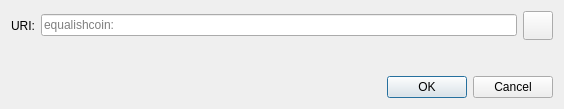
<?xml version="1.0" encoding="UTF-8"?>
<ui version="4.0">
 <class>OpenURIDialog</class>
 <widget class="QDialog" name="OpenURIDialog">
  <property name="geometry">
   <rect>
    <x>0</x>
    <y>0</y>
    <width>564</width>
    <height>109</height>
   </rect>
  </property>
  <property name="windowTitle">
    <string>Open equalishcoin URI</string>
  </property>
  <layout class="QVBoxLayout" name="verticalLayout">
   <item>
    <layout class="QHBoxLayout" name="horizontalLayout">
     <item>
      <widget class="QLabel" name="label">
       <property name="text">
        <string>URI:</string>
       </property>
      </widget>
     </item>
     <item>
      <widget class="QValidatedLineEdit" name="uriEdit">
       <property name="placeholderText">
        <string notr="true">equalishcoin:</string>
       </property>
      </widget>
     </item>
     <item>
      <widget class="QToolButton" name="pasteButton">
       <property name="toolTip">
        <string extracomment="Tooltip text for button that allows you to paste an address that is in your clipboard.">Paste address from clipboard</string>
       </property>
       <property name="text">
        <string/>
       </property>
       <property name="icon">
        <iconset resource="../bitcoin.qrc">
         <normaloff>:/icons/editpaste</normaloff>:/icons/editpaste
        </iconset>
       </property>
       <property name="iconSize">
        <size>
         <width>22</width>
         <height>22</height>
        </size>
       </property>
      </widget>
     </item>
    </layout>
   </item>
   <item>
    <spacer name="verticalSpacer">
     <property name="orientation">
      <enum>Qt::Vertical</enum>
     </property>
     <property name="sizeHint" stdset="0">
      <size>
       <width>20</width>
       <height>40</height>
      </size>
     </property>
    </spacer>
   </item>
   <item>
    <widget class="QDialogButtonBox" name="buttonBox">
     <property name="orientation">
      <enum>Qt::Horizontal</enum>
     </property>
     <property name="standardButtons">
      <set>QDialogButtonBox::Cancel|QDialogButtonBox::Ok</set>
     </property>
    </widget>
   </item>
  </layout>
 </widget>
 <customwidgets>
  <customwidget>
   <class>QValidatedLineEdit</class>
   <extends>QLineEdit</extends>
   <header>qt/qvalidatedlineedit.h</header>
  </customwidget>
 </customwidgets>
 <resources/>
 <connections>
  <connection>
   <sender>buttonBox</sender>
   <signal>accepted()</signal>
   <receiver>OpenURIDialog</receiver>
   <slot>accept()</slot>
   <hints>
    <hint type="sourcelabel">
     <x>248</x>
     <y>254</y>
    </hint>
    <hint type="destinationlabel">
     <x>157</x>
     <y>274</y>
    </hint>
   </hints>
  </connection>
  <connection>
   <sender>buttonBox</sender>
   <signal>rejected()</signal>
   <receiver>OpenURIDialog</receiver>
   <slot>reject()</slot>
   <hints>
    <hint type="sourcelabel">
     <x>316</x>
     <y>260</y>
    </hint>
    <hint type="destinationlabel">
     <x>286</x>
     <y>274</y>
    </hint>
   </hints>
  </connection>
 </connections>
</ui>
